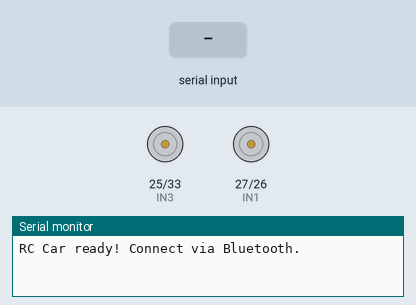
Recording of a sketch running on a simulated ESP32. Parts: motor-driver pin pairs drawn as motors (green arrow = first pin HIGH = forward, orange = second pin HIGH = backward, longer = more drive), the last lines printed to the serial monitor. The inputs (shaded band) are chosen by the test bench. Nothing arrives over Bluetooth unless stated.

Above: at 1.2 s.
1.3 s: "F" received over the second serial link
At 2.5 s:
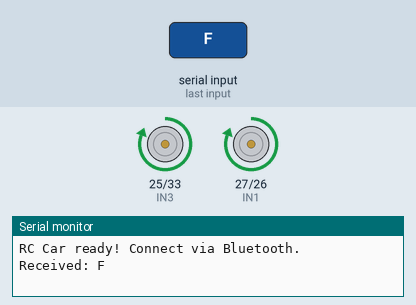
2.8 s: "B" received over the second serial link
At 3.6 s:
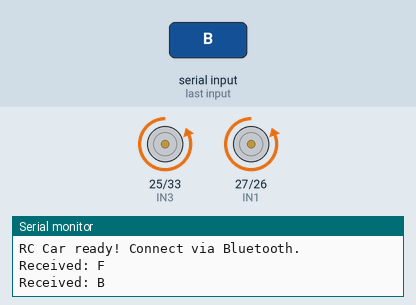
4.3 s: "L" received over the second serial link
At 4.7 s:
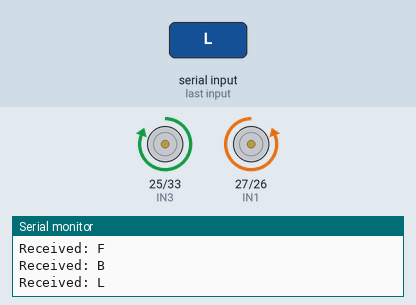
5.8 s: "R" received over the second serial link
At 7.0 s:
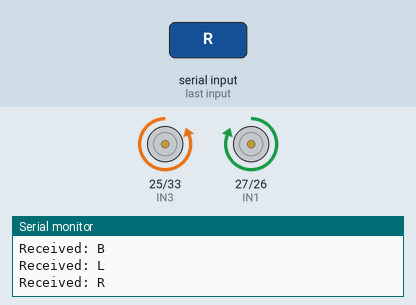
7.3 s: "G" received over the second serial link
At 8.2 s:
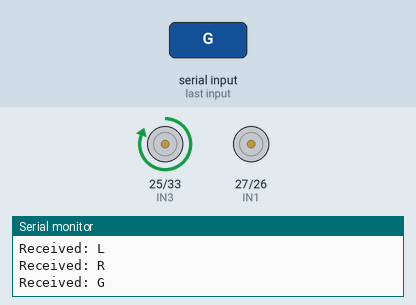
8.8 s: "I" received over the second serial link
At 9.4 s:
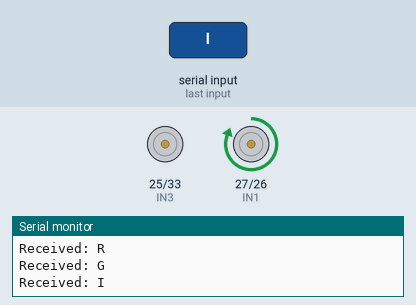
Timing chart, 0 to 11.3 s (numbered marks = the images above; inputs shaded):
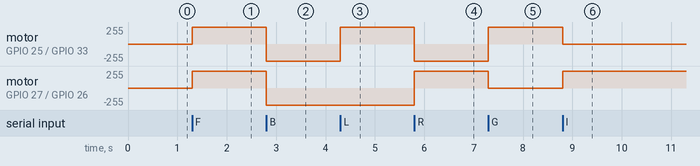

Measured:
- after the input at 1.3 s, motor on GPIO 25 (IN3) / GPIO 33 (IN4), motor on GPIO 27 (IN1) / GPIO 26 (IN2): stopped → forward 255/255 at once
- after the input at 2.8 s, motor on GPIO 25 (IN3) / GPIO 33 (IN4), motor on GPIO 27 (IN1) / GPIO 26 (IN2): forward 255/255 → backward 255/255 at once
- after the input at 4.3 s, motor on GPIO 25 (IN3) / GPIO 33 (IN4): backward 255/255 → forward 255/255 at once
- after the input at 5.8 s, motor on GPIO 25 (IN3) / GPIO 33 (IN4): forward 255/255 → backward 255/255 at once; motor on GPIO 27 (IN1) / GPIO 26 (IN2): backward 255/255 → forward 255/255 at once
- after the input at 7.3 s, motor on GPIO 25 (IN3) / GPIO 33 (IN4): backward 255/255 → forward 255/255 at once; motor on GPIO 27 (IN1) / GPIO 26 (IN2): forward 255/255 → stopped at once
- after the input at 8.8 s, motor on GPIO 25 (IN3) / GPIO 33 (IN4): forward 255/255 → stopped at once; motor on GPIO 27 (IN1) / GPIO 26 (IN2): stopped → forward 255/255 at once

The sketch:

robosoccer.ino
```cpp
#include "BluetoothSerial.h"   // ESP32 Bluetooth library
BluetoothSerial SerialBT;
// Motor driver pins (L298N)
const int IN1 = 27;
const int IN2 = 26;
const int IN3 = 25;
const int IN4 = 33;
char command;  // stores received command
void setup() {
  Serial.begin(9600);
  SerialBT.begin("ESP32_RC_Car");   // Bluetooth device name
  // Motor pins as output
  pinMode(IN1, OUTPUT);
  pinMode(IN2, OUTPUT);
  pinMode(IN3, OUTPUT);
  pinMode(IN4, OUTPUT);
  stopCar();  // start stopped
  Serial.println("RC Car ready! Connect via Bluetooth.");
}
void loop() {
  if (SerialBT.available()) {
    command = SerialBT.read();  // read command
    Serial.print("Received: ");
    Serial.println(command);
    switch (command) {
      case 'F': forward(); break;      // Forward
      case 'B': backward(); break;     // Backward
      case 'L': left(); break;         // Left
      case 'R': right(); break;        // Right
      case 'G': forwardLeft(); break;  // Forward Left
      case 'I': forwardRight(); break; // Forward Right
      case 'H': backwardLeft(); break; // Backward Left
      case 'J': backwardRight(); break;// Backward Right
      case 'S': stopCar(); break;      // Stop
    }
  }
}
// ===== Motor Functions =====
void forward() {
  digitalWrite(IN1, HIGH);
  digitalWrite(IN2, LOW);
  digitalWrite(IN3, HIGH);
  digitalWrite(IN4, LOW);
}
void backward() {
  digitalWrite(IN1, LOW);
  digitalWrite(IN2, HIGH);
  digitalWrite(IN3, LOW);
  digitalWrite(IN4, HIGH);
}
void left() {
  digitalWrite(IN1, LOW);
  digitalWrite(IN2, HIGH);
  digitalWrite(IN3, HIGH);
  digitalWrite(IN4, LOW);
}
void right() {
  digitalWrite(IN1, HIGH);
  digitalWrite(IN2, LOW);
  digitalWrite(IN3, LOW);
  digitalWrite(IN4, HIGH);
}
void forwardLeft() {
  digitalWrite(IN1, LOW);
  digitalWrite(IN2, LOW);
  digitalWrite(IN3, HIGH);
  digitalWrite(IN4, LOW);
}
void forwardRight() {
  digitalWrite(IN1, HIGH);
  digitalWrite(IN2, LOW);
  digitalWrite(IN3, LOW);
  digitalWrite(IN4, LOW);
}
void backwardLeft() {
  digitalWrite(IN1, LOW);
  digitalWrite(IN2, HIGH);
  digitalWrite(IN3, LOW);
  digitalWrite(IN4, LOW);
}
void backwardRight() {
  digitalWrite(IN1, LOW);
  digitalWrite(IN2, LOW);
  digitalWrite(IN3, LOW);
  digitalWrite(IN4, HIGH);
}
void stopCar() {
  digitalWrite(IN1, LOW);
  digitalWrite(IN2, LOW);
  digitalWrite(IN3, LOW);
  digitalWrite(IN4, LOW);
}
```
